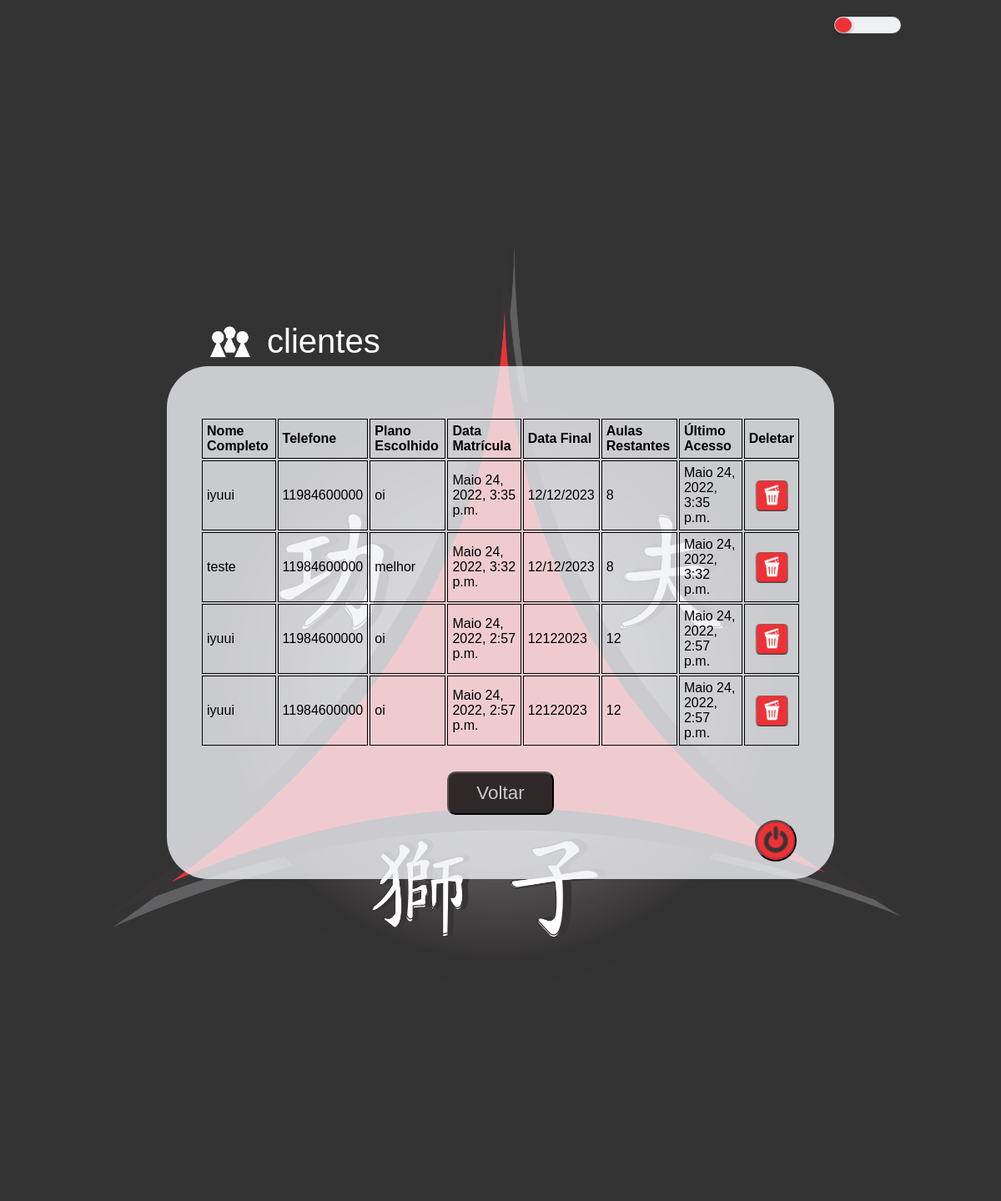
Before: /clientes with the older database file.
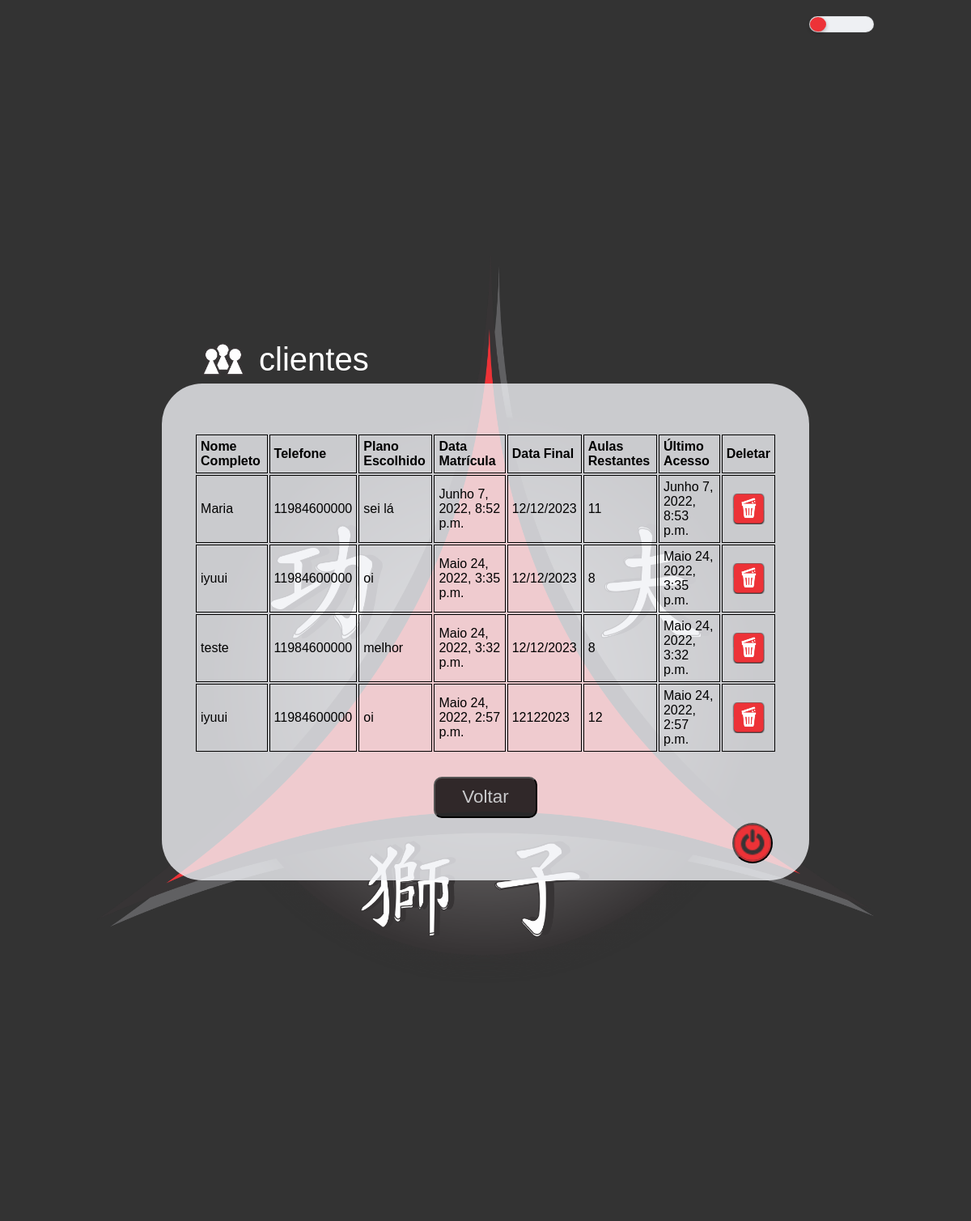
After: the same page with the newer database file.
### Cliente/models.py (models this page shows, shortened)
class Usuarios(AbstractBaseUser):
    nome_completo = models.CharField(max_length=255)
    telefone = models.CharField(max_length=11)
    cpf = models.CharField(max_length=13)
    data_inicio = models.DateTimeField(auto_now_add=True)
    data_final = models.CharField(max_length=30)
    plano_escolhido = models.CharField(max_length=50)
    quantidade_aulas = models.CharField(max_length=3)
    acesso_anterior = models.DateTimeField(max_length=50)
    data_criado = models.DateTimeField(auto_now_add=True)
    data_editado = models.DateTimeField(auto_now_add=True)
    is_active = models.BooleanField(default=True)
    REQUIRED_FIELDS = ['nome_completo','plano_escolhido', 'cpf', 'quantidade_aulas']
    USERNAME_FIELD = 'nome_completo'
    objects = Adm_Usuarios()

### Cliente/views.py (the view)
# urls.py: path('clientes', clientes, name='clientes'),
def clientes(request):
    cliente = Usuarios.objects.all().order_by('-data_inicio')
    return render (request, 'Cliente/clientes.html', {'usuario': cliente})

### templates/Cliente/clientes.html (shortened to what this page needs)
{% extends 'Cliente/base2.html' %}
{% load static %}
{% block estilo %}
  <link rel="stylesheet" href="{% static 'css/clientes1.css' %}">
{% endblock estilo %}
{% block header %}
  <div class="title pessoas">
    <img id=alunos src="{% static 'icons/pessoas-branco.png' %}">
    <p>clientes</p>
  </div>
{% endblock header %}
{% block conteudo %}
      <div class="clientes-lista">
        <div class="area-clientes">
          <table>
            <thead>
              <th>Nome Completo</th>
              <th>Telefone</th>
              <th>Plano Escolhido</th>
              <th>Data Matrícula</th>
              <th>Data Final</th>
              <th>Aulas Restantes</th>
              <th>Último Acesso</th>
              <th>Deletar</th>
            </thead>
            <tbody>
              {%for Usuarios in usuario %}
              <div>
              <tr>
                <td><a class="add-link" href="/usuario/{{Usuarios.nome_completo}}">{{Usuarios.nome_completo}}</a></td>
                <td><a class="add-link" href="/usuario/{{Usuarios.telefone}}">{{Usuarios.telefone}}</a></td>
                <td><a class="add-link" href="/usuario/{{Usuarios.plano_escolhido}}">{{Usuarios.plano_escolhido}}</a></td>
                <td><a class="add-link" href="/usuario/{{Usuarios.data_inicio}}">{{Usuarios.data_inicio}}</a></td>
                <td><a class="add-link" href="/usuario/{{Usuarios.data_final}}">{{Usuarios.data_final}}</a></td>
                <td><a class="add-link" href="/usuario/{{Usuarios.quantidade_aulas}}">{{Usuarios.quantidade_aulas}}</a></td>
                <td><a class="add-link" href="/usuario/{{Usuarios.acesso_anterior}}">{{Usuarios.acesso_anterior}}</a></td>
                <td><a class="add-link delete-td" href="/"><img id="alunos-delete" src="{% static 'icons/delete.png' %}"></a></td>
              </tr>
              {% endfor %}
            </div>
            </tbody>
          </table>
        </div>
        <button name="voltar" onclick="javascript:history.back()">Voltar</button>
      </div>
{% endblock conteudo %}

### templates/Cliente/base2.html (shortened to what this page needs)
{% load static %}
<!DOCTYPE html>
<html lang="pt-BR" class="dark-mode">
<head>
  {% block estilo %}{% endblock estilo %}
  <link rel="stylesheet" href="{% static 'css/base2.css' %}">
  <link rel="stylesheet" href="{% static 'css/global.css' %}">
</head>
<body >
  <div id="container-clientes">
    <div class="switch__container">
      <label for="switch-shadow"></label>
    </div>
    <section class="home-content">
      {% block header %}{% endblock header %}
      <nav class="home-icons">
    {% block conteudo %}
    {% endblock conteudo %}
          <div class="logout">
        <form role="form" action="{% url 'login' %}" method="POST" enctype="multipart/form-data">
            <button>
              <img id=alunos src="{% static 'icons/logout.png' %}">
            </button>
        </form>
    </div>
      </nav>
    </section>
  </div>
</body>
</html>

### static/css/clientes1.css (style rules this page uses)
.title { display: flex; flex-direction: row; width: 100%; }
.title img { width: 2.5rem; margin-right: 1rem; }
.title.pessoas img { width: 3.5rem; object-fit: contain; }
.clientes-lista { width: 130%; display: flex; align-self: center; flex-direction: column; justify-content: space-around; align-items: center; padding: 1.5rem; border-radius: 8px; padding-top: 0.7rem; margin-bottom: -50px; }
.area-clientes { overflow-y: scroll; overflow-x: scroll; width: 100%; max-height: 25rem; padding: 5px; }
.area-clientes table { width: 100%; }
.area-clientes table th, td { text-align: left; padding: 5px; border: 1px solid var(--shape); }
.area-clientes table thead { height: 2.5rem; color: var(--shape); }
.area-clientes a { color: var(--shape); }
.area-clientes table td { height: 2rem; }
.clientes-lista button[name="voltar"] { width: 8rem; height: 3.2rem; font-size: 1.4rem; border-radius: 10px; margin-top: 30px; color: var(--background_container); background-color: var(--background); }
.add-link { text-decoration: none; }
.delete-td { width: 100%; height: 100%; display: flex; align-items: center; justify-content: center; }
img#alunos-delete { width: 40px; height: 40px; object-fit: contain; }

### static/css/base2.css (style rules this page uses)
.switch__container { position: absolute; top: 20px; right: 120px; }
.switch + label { display: block; position: relative; cursor: pointer; outline: none; user-select: none; }
.switch--shadow + label { padding: 2px; width: 80px; height: 20px; background-color: var(--background_transp); border-radius: 60px; }
.switch--shadow + label:before, .switch--shadow + label:after { background-color: var(--background_transp); display: block; position: absolute; top: 1px; left: 1px; bottom: 1px; content: ""; }
.switch--shadow + label:before { right: 1px; border-radius: 60px; transition: all 0.4s; }
.switch--shadow + label:after { width: 20px; background-color: var(--red); border-radius: 100%; box-shadow: 0 2px 5px rgba(0, 0, 0, 0.3); transition: all 0.4s; }
body { background-color: var(--background); display: flex; flex-direction: column; align-items: center; }
#container-clientes { width: 80vw; height: 80vh; display: flex; flex-direction: column; align-items: center; justify-content: center; background: url("../assets/logo.png") no-repeat center; background-size: contain; margin-top: 5rem; }
.title { position: relative; top: -3.25rem; left: 0; }
.title p { font-size: 2.5rem; color: var(--text-title); padding: -20rem; }
.home-content { width: 70vw; max-width: 800px; display: flex; flex-direction: column; justify-content: center; align-items: center; padding: 0 3rem 3rem 3rem; border-radius: 50px; background-color: var(--background_container); }
.home-icons { width: 85%; display: flex; flex-direction: column; }
.logout { align-self: flex-end; padding-top: 2rem; margin-bottom: -2rem; margin-right: -3.5rem; }
.logout button { width: 50px; height: 50px; margin-bottom: 5px; background-color: var(--red); border-radius: 50px; }
.logout img { width: 100%; height: 100%; }

### static/css/global.css (style rules this page uses)
:root { --red: #ed3237; --background: rgba(240, 242, 245, 0.9); --background_container: rgba(0, 0, 0, 0.6); --shape: #ffffff; --text-title: #000000; --white: #ffffff; --black: #000000; --white_transp: rgba(240, 242, 245, 0.9); --black_transp: rgba(0, 0, 0, 0.6); --primary_dark: #363f5f; --text-body: #969cb2; --green: #33cc95; --blue: #5429cc; --blue-light: #6933ff; --background_transp: rgba(0, 0, 0, 0.4); --secondary_dark: #000000; --secondary_transp: rgba(240, 242, 245, 0.9); --primary: #ff0000; --bg_home: #b22222; --bg_cadastro: #a52a2a; --icon: #6495ed; --bg_frame: #d3d3d3; }
.dark-mode:root { --red: #ed3237; --background: rgba(0, 0, 0, 0.8); --background_container: rgba(240, 242, 245, 0.8); --shape: #000000; --text-title: #ffffff; --background_transp: rgba(240, 242, 245, 0.9); --text-body: #969cb2; --primary_dark: #363f5f; --secondary_dark: #000000; --secondary_transp: rgba(0, 0, 0, 0.4); --primary: #ff0000; --bg_home: #b22222; --bg_cadastro: #a52a2a; --icon: #6495ed; --bg_frame: #d3d3d3; }
* { margin: 0; padding: 0; box-sizing: border-box; }
body { -webkit-font-smoothing: antialiased; }
body, input, textarea, button { font-family: "Poppins", sans-serif; font-weight: 400; text-align: center; }
button { cursor: pointer; }

Changed rows visible on the page:
no longer on this page (row unchanged): Usuarios: nome_completo "iyuui", telefone "11984600000", plano_escolhido "oi", data_inicio "Maio 24, 2022, 2:57 p.m.", data_final "12122023", quantidade_aulas "12", acesso_anterior "Maio 24, 2022, 2:57 p.m."
added Usuarios: nome_completo "Maria", telefone "11984600000", plano_escolhido "sei lá", data_inicio "Junho 7, 2022, 8:52 p.m.", data_final "12/12/2023", quantidade_aulas "11", acesso_anterior "Junho 7, 2022, 8:53 p.m."
